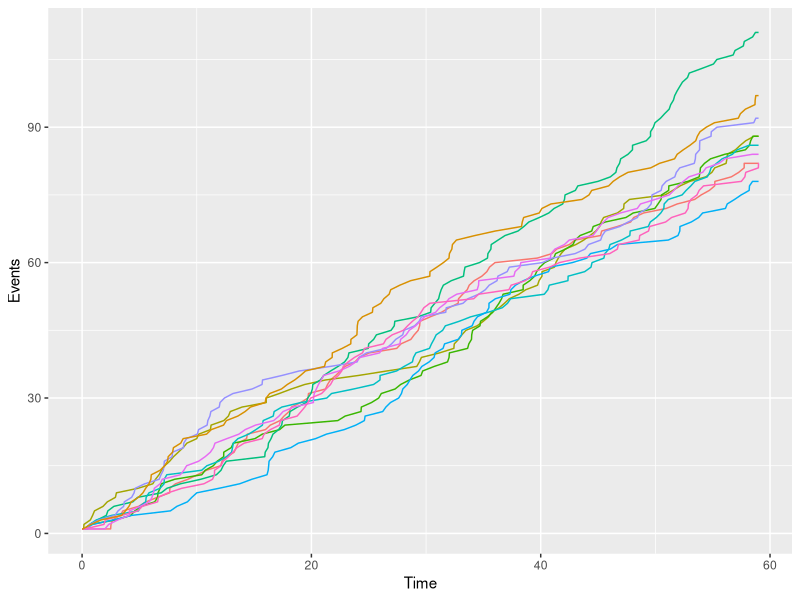

The R source for this figure:
### Calculate probability directly
lambda = 1.5;
days = 59;
mu = lambda*days;
claims = 100;

prob = ppois(claims, mu, lower.tail = FALSE)

### Simulate realizations and estimate probability/expectation/variance in 2a/2b
N = 1000;                  #Repeat simulation N times to get a representative estimate
numSim = 1000;             #Number of realizations
probs = numeric(N);        #Vector of estimated probabilites for each simulation in 2a)
expectations = numeric(N); #Vector of estimated expected values for each simulation in 2b)
variances = numeric(N);    #Vector of estimated variances for each simulation in 2b)
beta = 10;

for (i in 1:N){
  sim = rpois(numSim, mu);
  probs[i] = sum(sim > claims)/numSim;
  expectations[i] = sim/beta;     #Formula for expectation after law of total expectation
  variances[i] = 2*sim/(beta^2);  #Formula for variance after law of total variance
}

cat(sprintf("Probability std: %f\n", sd(probs)));
cat(sprintf("Probability mean: %f\n", mean(probs)));

cat(sprintf("Expectation std: %f\n", sd(expectations)));
cat(sprintf("Expectation mean: %f\n", mean(expectations)));

cat(sprintf("Variance std: %f\n", sd(variances)));
cat(sprintf("Variance mean: %f\n", mean(variances)));

### Figure with 10 realizations of X(t)
library(ggplot2) #Must install package "ggplot2" to plot

t = 59;
realizations = 10;

plot = ggplot(); #Initialize plot to be iteratively updated

for (realization in 1:realizations) {
  n = rpois(1, lambda*t);
  u = numeric(n);
  for (i in 1:n) {
    u[i] = runif(1,0,t);
  }
  w = sort(u);
  
  w = c(0, w, t);         #Add start and end time for plotting purposes
  events = c(1, 1:n, n);  #Duplicate first and last event for plotting purposes
  
  df = data.frame(w, events); #Create dataframe to use ggplot
  plot = plot + geom_line(aes_string(x = w, y = events, color= shQuote(realization)));
}

plot + labs(x = "Time", y = "Events") + theme(legend.position = "none")

